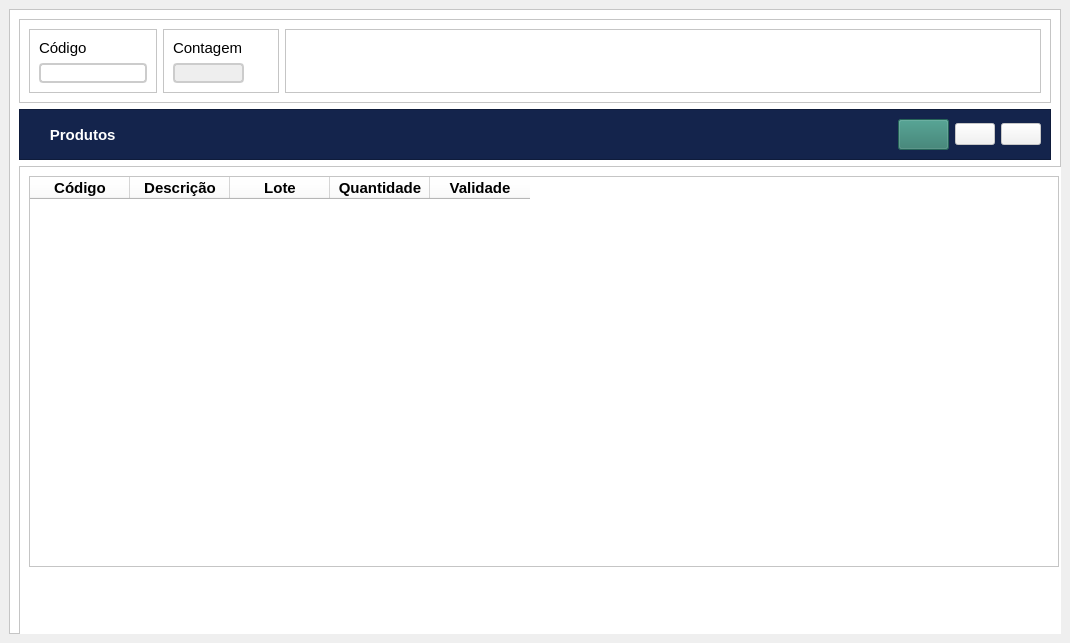
<?xml version="1.0" encoding="UTF-8"?>
<ui version="4.0">
 <class>MainWindow</class>
 <widget class="QMainWindow" name="MainWindow">
  <property name="geometry">
   <rect>
    <x>0</x>
    <y>0</y>
    <width>1070</width>
    <height>643</height>
   </rect>
  </property>
  <property name="minimumSize">
   <size>
    <width>1070</width>
    <height>600</height>
   </size>
  </property>
  <property name="windowTitle">
   <string>MainWindow</string>
  </property>
  <property name="windowOpacity">
   <double>4.000000000000000</double>
  </property>
  <widget class="QWidget" name="centralwidget">
   <property name="minimumSize">
    <size>
     <width>1050</width>
     <height>600</height>
    </size>
   </property>
   <layout class="QVBoxLayout" name="verticalLayout_5">
    <item>
     <widget class="QFrame" name="frame_2">
      <property name="minimumSize">
       <size>
        <width>800</width>
        <height>600</height>
       </size>
      </property>
      <property name="maximumSize">
       <size>
        <width>16777215</width>
        <height>1900</height>
       </size>
      </property>
      <property name="styleSheet">
       <string notr="true">background-color: rgb(255, 255, 255);</string>
      </property>
      <property name="frameShape">
       <enum>QFrame::StyledPanel</enum>
      </property>
      <property name="frameShadow">
       <enum>QFrame::Raised</enum>
      </property>
      <layout class="QVBoxLayout" name="verticalLayout_4">
       <item>
        <widget class="QFrame" name="frame">
         <property name="enabled">
          <bool>true</bool>
         </property>
         <property name="maximumSize">
          <size>
           <width>16777215</width>
           <height>90</height>
          </size>
         </property>
         <property name="frameShape">
          <enum>QFrame::StyledPanel</enum>
         </property>
         <property name="frameShadow">
          <enum>QFrame::Raised</enum>
         </property>
         <layout class="QHBoxLayout" name="horizontalLayout_5">
          <item>
           <widget class="QFrame" name="frame_5">
            <property name="maximumSize">
             <size>
              <width>128</width>
              <height>81</height>
             </size>
            </property>
            <property name="frameShape">
             <enum>QFrame::StyledPanel</enum>
            </property>
            <property name="frameShadow">
             <enum>QFrame::Raised</enum>
            </property>
            <layout class="QVBoxLayout" name="verticalLayout">
             <item>
              <widget class="QLabel" name="labelInfoCodBal">
               <property name="font">
                <font>
                 <pointsize>11</pointsize>
                </font>
               </property>
               <property name="styleSheet">
                <string notr="true"/>
               </property>
               <property name="text">
                <string>Código</string>
               </property>
              </widget>
             </item>
             <item>
              <widget class="QLineEdit" name="lineEditCodBal">
               <property name="enabled">
                <bool>true</bool>
               </property>
               <property name="styleSheet">
                <string notr="true">
border:2px solid rgb(204, 204, 204);
border-radius:4px;</string>
               </property>
              </widget>
             </item>
            </layout>
           </widget>
          </item>
          <item>
           <widget class="QFrame" name="frame_6">
            <property name="maximumSize">
             <size>
              <width>130</width>
              <height>16777215</height>
             </size>
            </property>
            <property name="frameShape">
             <enum>QFrame::StyledPanel</enum>
            </property>
            <property name="frameShadow">
             <enum>QFrame::Raised</enum>
            </property>
            <layout class="QVBoxLayout" name="verticalLayout_2">
             <item>
              <widget class="QLabel" name="labelInfoContBal">
               <property name="font">
                <font>
                 <pointsize>11</pointsize>
                </font>
               </property>
               <property name="styleSheet">
                <string notr="true"/>
               </property>
               <property name="text">
                <string>Contagem</string>
               </property>
              </widget>
             </item>
             <item>
              <widget class="QLineEdit" name="lineEditContBal">
               <property name="enabled">
                <bool>false</bool>
               </property>
               <property name="maximumSize">
                <size>
                 <width>71</width>
                 <height>20</height>
                </size>
               </property>
               <property name="cursor">
                <cursorShape>ForbiddenCursor</cursorShape>
               </property>
               <property name="mouseTracking">
                <bool>true</bool>
               </property>
               <property name="focusPolicy">
                <enum>Qt::NoFocus</enum>
               </property>
               <property name="styleSheet">
                <string notr="true">
border:2px solid rgb(204, 204, 204);
border-radius:4px;
background-color: rgb(238, 238, 238);</string>
               </property>
               <property name="text">
                <string/>
               </property>
               <property name="maxLength">
                <number>10</number>
               </property>
               <property name="alignment">
                <set>Qt::AlignCenter</set>
               </property>
              </widget>
             </item>
            </layout>
           </widget>
          </item>
          <item>
           <widget class="QFrame" name="frame_7">
            <property name="frameShape">
             <enum>QFrame::StyledPanel</enum>
            </property>
            <property name="frameShadow">
             <enum>QFrame::Raised</enum>
            </property>
            <layout class="QHBoxLayout" name="horizontalLayout_3">
             <item>
              <spacer name="horizontalSpacer">
               <property name="orientation">
                <enum>Qt::Horizontal</enum>
               </property>
               <property name="sizeHint" stdset="0">
                <size>
                 <width>736</width>
                 <height>20</height>
                </size>
               </property>
              </spacer>
             </item>
            </layout>
           </widget>
          </item>
         </layout>
        </widget>
       </item>
       <item>
        <widget class="QFrame" name="frame_3">
         <property name="enabled">
          <bool>true</bool>
         </property>
         <property name="styleSheet">
          <string notr="true">background-color: rgb(20, 36, 76);</string>
         </property>
         <property name="frameShape">
          <enum>QFrame::StyledPanel</enum>
         </property>
         <property name="frameShadow">
          <enum>QFrame::Raised</enum>
         </property>
         <layout class="QHBoxLayout" name="horizontalLayout_2">
          <item>
           <widget class="QLabel" name="labelProdutos">
            <property name="font">
             <font>
              <family>Arial</family>
              <pointsize>11</pointsize>
              <weight>75</weight>
              <bold>true</bold>
             </font>
            </property>
            <property name="styleSheet">
             <string notr="true">color:rgb(255, 255, 255)</string>
            </property>
            <property name="text">
             <string>     Produtos</string>
            </property>
           </widget>
          </item>
          <item>
           <spacer name="horizontalSpacer_2">
            <property name="orientation">
             <enum>Qt::Horizontal</enum>
            </property>
            <property name="sizeHint" stdset="0">
             <size>
              <width>808</width>
              <height>18</height>
             </size>
            </property>
           </spacer>
          </item>
          <item>
           <widget class="QPushButton" name="btnAdd">
            <property name="enabled">
             <bool>false</bool>
            </property>
            <property name="font">
             <font>
              <family>Arial Black</family>
              <pointsize>12</pointsize>
              <weight>75</weight>
              <bold>true</bold>
              <stylestrategy>PreferAntialias</stylestrategy>
             </font>
            </property>
            <property name="cursor">
             <cursorShape>ArrowCursor</cursorShape>
            </property>
            <property name="styleSheet">
             <string notr="true">background-color:rgb(46, 122, 107)</string>
            </property>
            <property name="text">
             <string/>
            </property>
            <property name="icon">
             <iconset>
              <normaloff>img/soma-48.png</normaloff>img/soma-48.png</iconset>
            </property>
            <property name="iconSize">
             <size>
              <width>18</width>
              <height>18</height>
             </size>
            </property>
           </widget>
          </item>
          <item>
           <widget class="QPushButton" name="btnEdit">
            <property name="enabled">
             <bool>false</bool>
            </property>
            <property name="styleSheet">
             <string notr="true">background-color:rgb(242, 242, 242)</string>
            </property>
            <property name="text">
             <string/>
            </property>
            <property name="icon">
             <iconset>
              <normaloff>img/icons8-editar-32.png</normaloff>img/icons8-editar-32.png</iconset>
            </property>
            <property name="iconSize">
             <size>
              <width>20</width>
              <height>20</height>
             </size>
            </property>
           </widget>
          </item>
          <item>
           <widget class="QPushButton" name="btnRemove">
            <property name="enabled">
             <bool>false</bool>
            </property>
            <property name="styleSheet">
             <string notr="true">background-color:rgb(242, 242, 242)</string>
            </property>
            <property name="text">
             <string/>
            </property>
            <property name="icon">
             <iconset>
              <normaloff>img/icons8-remover-48.png</normaloff>img/icons8-remover-48.png</iconset>
            </property>
            <property name="iconSize">
             <size>
              <width>18</width>
              <height>18</height>
             </size>
            </property>
           </widget>
          </item>
         </layout>
        </widget>
       </item>
       <item>
        <widget class="QFrame" name="frame_4">
         <property name="minimumSize">
          <size>
           <width>1050</width>
           <height>600</height>
          </size>
         </property>
         <property name="maximumSize">
          <size>
           <width>6000</width>
           <height>6000</height>
          </size>
         </property>
         <property name="frameShape">
          <enum>QFrame::StyledPanel</enum>
         </property>
         <property name="frameShadow">
          <enum>QFrame::Raised</enum>
         </property>
         <layout class="QVBoxLayout" name="verticalLayout_3">
          <item>
           <widget class="QTableWidget" name="tableWidget">
            <property name="minimumSize">
             <size>
              <width>1021</width>
              <height>391</height>
             </size>
            </property>
            <property name="maximumSize">
             <size>
              <width>20000</width>
              <height>1000</height>
             </size>
            </property>
            <property name="font">
             <font>
              <pointsize>14</pointsize>
             </font>
            </property>
            <property name="editTriggers">
             <set>QAbstractItemView::NoEditTriggers</set>
            </property>
            <property name="selectionMode">
             <enum>QAbstractItemView::ExtendedSelection</enum>
            </property>
            <property name="selectionBehavior">
             <enum>QAbstractItemView::SelectRows</enum>
            </property>
            <column>
             <property name="text">
              <string>Código</string>
             </property>
             <property name="font">
              <font>
               <family>MS Shell Dlg 2</family>
               <pointsize>11</pointsize>
               <weight>75</weight>
               <bold>true</bold>
              </font>
             </property>
            </column>
            <column>
             <property name="text">
              <string>Descrição</string>
             </property>
             <property name="font">
              <font>
               <pointsize>11</pointsize>
               <weight>75</weight>
               <bold>true</bold>
              </font>
             </property>
            </column>
            <column>
             <property name="text">
              <string>Lote</string>
             </property>
             <property name="font">
              <font>
               <pointsize>11</pointsize>
               <weight>75</weight>
               <bold>true</bold>
              </font>
             </property>
            </column>
            <column>
             <property name="text">
              <string>Quantidade</string>
             </property>
             <property name="font">
              <font>
               <pointsize>11</pointsize>
               <weight>75</weight>
               <bold>true</bold>
              </font>
             </property>
            </column>
            <column>
             <property name="text">
              <string>Validade</string>
             </property>
             <property name="font">
              <font>
               <pointsize>11</pointsize>
               <weight>75</weight>
               <bold>true</bold>
              </font>
             </property>
            </column>
           </widget>
          </item>
          <item>
           <spacer name="verticalSpacer">
            <property name="orientation">
             <enum>Qt::Vertical</enum>
            </property>
            <property name="sizeHint" stdset="0">
             <size>
              <width>20</width>
              <height>180</height>
             </size>
            </property>
           </spacer>
          </item>
         </layout>
        </widget>
       </item>
      </layout>
     </widget>
    </item>
   </layout>
  </widget>
 </widget>
 <resources/>
 <connections/>
</ui>
